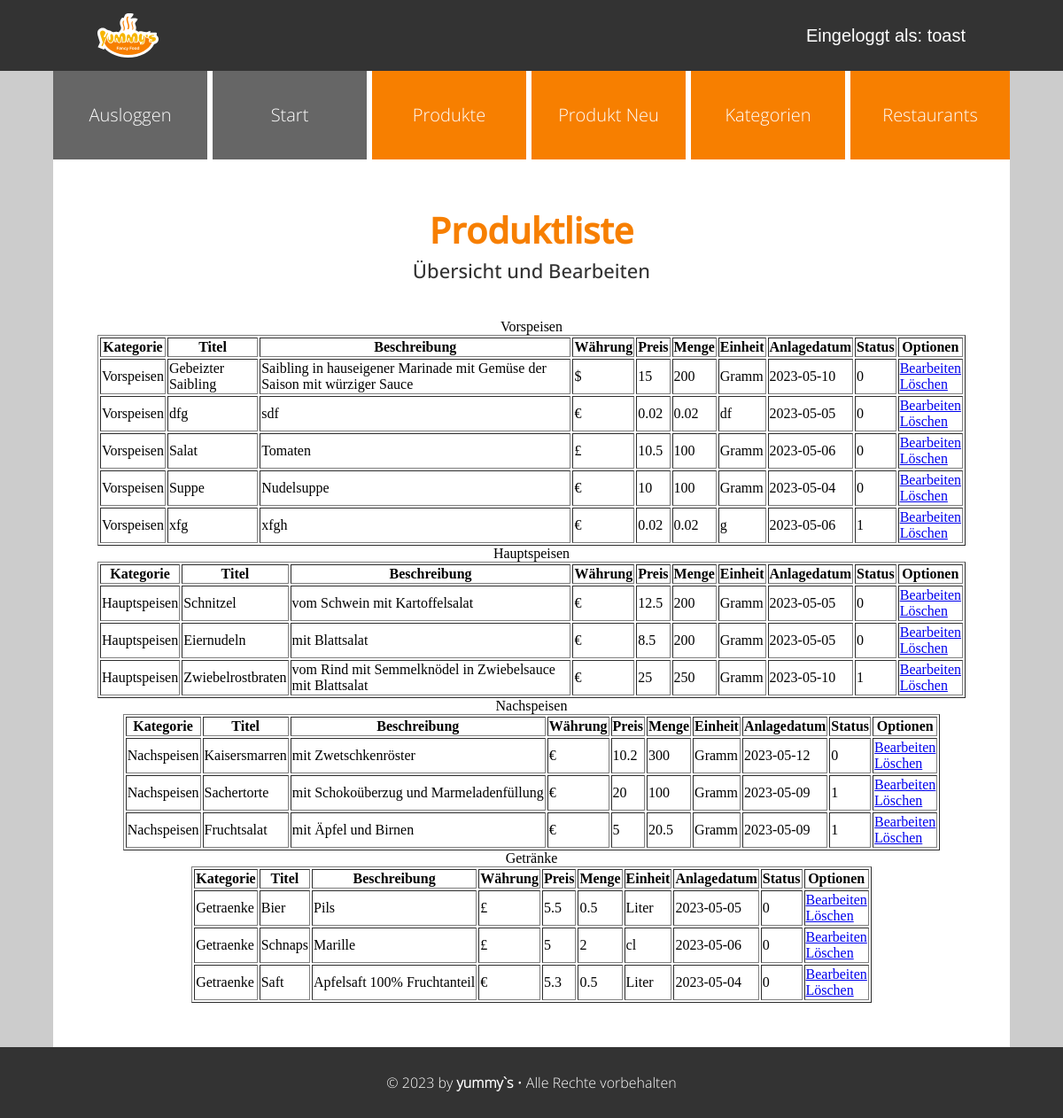
Page /admin/produkt_liste.php (signed in) on the earlier database version.
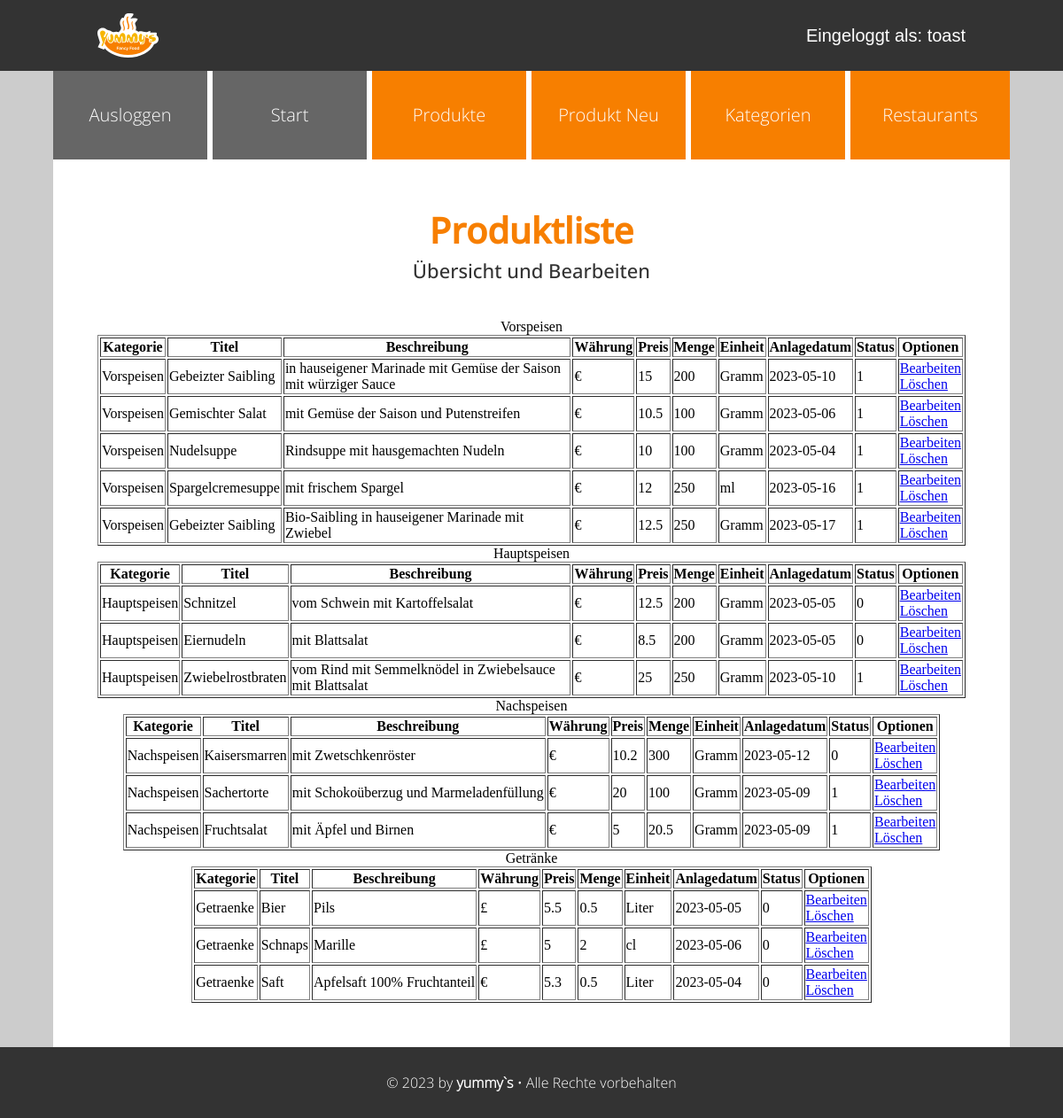
Same page on the later database version.
### tables this page shows
CREATE TABLE `produkte` (
  `id` int(10) UNSIGNED NOT NULL,
  `titel` varchar(200) NOT NULL,
  `beschreibung` text NOT NULL,
  `waehrung` varchar(10) NOT NULL,
  `preis` float UNSIGNED NOT NULL,
  `menge` float UNSIGNED NOT NULL,
  `einheit` varchar(50) NOT NULL,
  `anlagedatum` date NOT NULL,
  `aktiv` tinyint(1) DEFAULT 0,
  `kategorie_id` int(10) UNSIGNED NOT NULL,
  `restaurant_id` int(10) UNSIGNED DEFAULT NULL,
  `benutzer_id` int(10) UNSIGNED DEFAULT NULL
);

CREATE TABLE `kategorien` (
  `id` int(10) UNSIGNED NOT NULL,
  `bezeichnung` varchar(200) NOT NULL
);

### admin/setup.php (called while the page is built, shortened)
<?php
spl_autoload_register(
    function (string $klasse) {
        $prefix = "WIFI\\JUMMY\\";
        $basis = __DIR__ . "/Klassen/";
        $laenge = strlen($prefix);
        $relativ = substr($klasse, $laenge);
        $datei = $basis . str_replace("\\", "/", $relativ) . ".php";
    }
);

### admin/Klassen/Mysql.php (called while the page is built, shortened)
<?php
class Mysql
{
    private static ?Mysql $instanz = null;
    public static function getInstanz(): Mysql
    {
        if (!self::$instanz) {
            self::$instanz = new Mysql();
        }
        return self::$instanz;
    }
    private \mysqli $db;
    private function verbinden(): void
    {
        $this->db = new \mysqli(MYSQL_HOST, MYSQL_USER, MYSQL_PASSWORT, MYSQL_DATENBANK);
        $this->db->set_charset("utf8");
    }
    public function escape(string $wert): string
    {
        return $this->db->real_escape_string($wert);
    }
    public function query(string $sqlBefehl): \mysqli_result|bool
    {
        $result = $this->db->query($sqlBefehl);
        return $result;
    }
}

### admin/Klassen/Speisen/Produkte.php (called while the page is built, shortened)
<?php
class Produkte
{
    public function alleProdukteVs(): array
    {
        $db = Mysql::getInstanz();
        $produkteGesamtVs = array();
        $result = $db->query("SELECT * FROM produkte WHERE kategorie_id = 1");
        while ($row = $result->fetch_assoc()) {
            $produkteGesamtVs[] = new Produkt($row);
        }
        return $produkteGesamtVs;
    }
    public function alleProdukteHs(): array
    {
        $db = Mysql::getInstanz();
        $produkteGesamtHs = array();
        $result = $db->query("SELECT * FROM produkte WHERE kategorie_id = 2");
        while ($row = $result->fetch_assoc()) {
            $produkteGesamtHs[] = new Produkt($row);
        }
        return $produkteGesamtHs;
    }
    public function alleProdukteNs(): array
    {
        $db = Mysql::getInstanz();
        $produkteGesamtNs = array();
        $result = $db->query("SELECT * FROM produkte WHERE kategorie_id = 3");
        while ($row = $result->fetch_assoc()) {
            $produkteGesamtNs[] = new Produkt($row);
        }
        return $produkteGesamtNs;
    }
    public function alleProdukteGe(): array
    {
        $db = Mysql::getInstanz();
        $produkteGesamtGe = array();
        $result = $db->query("SELECT * FROM produkte WHERE kategorie_id = 4");
        while ($row = $result->fetch_assoc()) {
            $produkteGesamtGe[] = new Produkt($row);
        }
        return $produkteGesamtGe;
    }
}

### admin/Klassen/Speisen/DbRow/DbRowAbstract.php (called while the page is built, shortened)
<?php
abstract class DbRowAbstract
{
    protected string $tabelle;
    private array $daten = array();
    public function __construct(int|array $idOderDaten)
    {
        if (is_int($idOderDaten)) {
            $db = Mysql::getInstanz();
            $sqlId = $db->escape($idOderDaten);
            $result = $db->query("SELECT * FROM {$this->tabelle} WHERE id = '{$sqlId}'");
            $this->daten = $result->fetch_assoc();
        } else {
            $this->daten = $idOderDaten;
        }
    }
    public function __get(string $eigenschaft): mixed
    {
        return $this->daten[$eigenschaft];
    }
}

### admin/Klassen/Speisen/DbRow/Produkt.php (called while the page is built, shortened)
<?php
class Produkt extends DbRowAbstract
{
    public function kategorie(): Kategorie
    {
        return new Kategorie($this->kategorie_id);
    }
}

### admin/produkt_liste.php (the view, shortened to what this page needs)
<?php
include "setup.php";
include "kopf.php";
?>
<div id="admin-toptext">
    <h2 id="admin-headline">Produktliste</h2>
    <aside id="admin-subline">Übersicht und Bearbeiten</aside>
</div>
<?php
echo "Vorspeisen";
echo "<br>";
echo "<table border='1'>";
echo "<thead>";
echo "<th>Kategorie</th>";
echo "<th>Titel</th>";
echo "<th>Beschreibung</th>";
echo "<th>Währung</th>";
echo "<th>Preis</th>";
echo "<th>Menge</th>";
echo "<th>Einheit</th>";
echo "<th>Anlagedatum</th>";
echo "<th>Status</th>";
echo "<th>Optionen</th>";
echo "</thead>";
echo "<tbody>";
$produkteVs = new Produkte();
$alleProdukteVs = $produkteVs->alleProdukteVs();
foreach ($alleProdukteVs as $vorspeise) {
    echo "<tr>";
    echo "<td>" . $vorspeise->kategorie()->bezeichnung . "</td>";
    echo "<td>" . $vorspeise->titel . "</td>";
    echo "<td>" . $vorspeise->beschreibung . "</td>";
    echo "<td>" . $vorspeise->waehrung . "</td>";
    echo "<td>" . $vorspeise->preis . "</td>";
    echo "<td>" . $vorspeise->menge . "</td>";
    echo "<td>" . $vorspeise->einheit . "</td>";
    echo "<td>" . $vorspeise->anlagedatum . "</td>";
    echo "<td>" . $vorspeise->aktiv . "</td>";
    echo "<td>" . "<a href='produkt_bearbeiten.php?id={$vorspeise->id}'>Bearbeiten</a>" . "<br>"
        . "<a href='produkt_loeschen.php?id={$vorspeise->id}'>Löschen</a>" . "</td>";
    echo "</tr>";
}
echo "</tbody>";
echo "</table>";
echo "Hauptspeisen";
echo "<br>";
echo "<table border='1'>";
echo "<thead>";
echo "<th>Kategorie</th>";
echo "<th>Titel</th>";
echo "<th>Beschreibung</th>";
echo "<th>Währung</th>";
echo "<th>Preis</th>";
echo "<th>Menge</th>";
echo "<th>Einheit</th>";
echo "<th>Anlagedatum</th>";
echo "<th>Status</th>";
echo "<th>Optionen</th>";
echo "</thead>";
echo "<tbody>";
$produkteHs = new Produkte();
$alleProdukteHs = $produkteHs->alleProdukteHs();
foreach ($alleProdukteHs as $hauptspeise) {
    echo "<tr>";
    echo "<td>" . $hauptspeise->kategorie()->bezeichnung . "</td>";
    echo "<td>" . $hauptspeise->titel . "</td>";
    echo "<td>" . $hauptspeise->beschreibung . "</td>";
    echo "<td>" . $hauptspeise->waehrung . "</td>";
    echo "<td>" . $hauptspeise->preis . "</td>";
    echo "<td>" . $hauptspeise->menge . "</td>";
    echo "<td>" . $hauptspeise->einheit . "</td>";
    echo "<td>" . $hauptspeise->anlagedatum . "</td>";
    echo "<td>" . $hauptspeise->aktiv . "</td>";
    echo "<td>" . "<a href='produkt_bearbeiten.php?id={$hauptspeise->id}'>Bearbeiten</a>" . "<br>"
        . "<a href='produkt_loeschen.php?id={$hauptspeise->id}'>Löschen</a>" . "</td>";
    echo "</tr>";
}
echo "</tbody>";
echo "</table>";
echo "Nachspeisen";
echo "<br>";
echo "<table border='1'>";
echo "<thead>";
echo "<th>Kategorie</th>";
echo "<th>Titel</th>";
echo "<th>Beschreibung</th>";
echo "<th>Währung</th>";
echo "<th>Preis</th>";
echo "<th>Menge</th>";
echo "<th>Einheit</th>";
echo "<th>Anlagedatum</th>";
echo "<th>Status</th>";
echo "<th>Optionen</th>";
echo "</thead>";
echo "<tbody>";
$produkteNs = new Produkte();
$alleProdukteNs = $produkteNs->alleProdukteNs();
foreach ($alleProdukteNs as $nachtspeise) {
    echo "<tr>";
    echo "<td>" . $nachtspeise->kategorie()->bezeichnung . "</td>";
    echo "<td>" . $nachtspeise->titel . "</td>";
    echo "<td>" . $nachtspeise->beschreibung . "</td>";
    echo "<td>" . $nachtspeise->waehrung . "</td>";
    echo "<td>" . $nachtspeise->preis . "</td>";
    echo "<td>" . $nachtspeise->menge . "</td>";
    echo "<td>" . $nachtspeise->einheit . "</td>";
    echo "<td>" . $nachtspeise->anlagedatum . "</td>";
    echo "<td>" . $nachtspeise->aktiv . "</td>";
    echo "<td>" . "<a href='produkt_bearbeiten.php?id={$nachtspeise->id}'>Bearbeiten</a>" . "<br>"
        . "<a href='produkt_loeschen.php?id={$nachtspeise->id}'>Löschen</a>" . "</td>";
    echo "</tr>";
}
echo "</tbody>";
echo "</table>";
echo "Getränke";
echo "<br>";
echo "<table border='1'>";
echo "<thead>";
echo "<th>Kategorie</th>";
echo "<th>Titel</th>";
echo "<th>Beschreibung</th>";
echo "<th>Währung</th>";
echo "<th>Preis</th>";
echo "<th>Menge</th>";
echo "<th>Einheit</th>";
echo "<th>Anlagedatum</th>";
echo "<th>Status</th>";
echo "<th>Optionen</th>";
echo "</thead>";
echo "<tbody>";
$alleProdukteGe = $produkteNs->alleProdukteGe();
foreach ($alleProdukteGe as $getraenk) {
    echo "<tr>";
    echo "<td>" . $getraenk->kategorie()->bezeichnung . "</td>";
    echo "<td>" . $getraenk->titel . "</td>";
    echo "<td>" . $getraenk->beschreibung . "</td>";
    echo "<td>" . $getraenk->waehrung . "</td>";
    echo "<td>" . $getraenk->preis . "</td>";
    echo "<td>" . $getraenk->menge . "</td>";
    echo "<td>" . $getraenk->einheit . "</td>";
    echo "<td>" . $getraenk->anlagedatum . "</td>";
    echo "<td>" . $getraenk->aktiv . "</td>";
    echo "<td>" . "<a href='produkt_bearbeiten.php?id={$getraenk->id}'>Bearbeiten</a>" . "<br>"
        . "<a href='produkt_loeschen.php?id={$getraenk->id}'>Löschen</a>" . "</td>";
    echo "</tr>";
}
echo "</tbody>";
echo "</table>";
include "fuss.php";

### admin/kopf.php (shortened to what this page needs)
<!DOCTYPE html>
<html lang="de">
<head>
    <link rel="stylesheet" href="../css/admin-base.css">
    <link rel="stylesheet" href="../css/admin.css">
</head>
<body>
    <header>
        <div id="admin-header">
            <div class="admin-header-container">
                <img src="../img/yummy_rz.svg" alt="logo-yummys" id="yummy-logo-src">
                <p id="login-info-text"><?php echo "Eingeloggt als: " . $_SESSION["benutzername"]; ?></p>
            </div>
        </div>
    </header>
    <div class="admin-main-wrapper">
        <nav class="top-nav" id="top-nav">
            <ul id="top-nav-ul">
                <li> <a class="base-li-a" href="logout.php">Ausloggen</a> </li>
                <li> <a class="base-li-a" href="index.php">Start</a> </li>
                <li> <a class="main-li-a" href="produkt_liste.php">Produkte</a> </li>
                <li> <a class="main-li-a" href="produkt_neu.php">Produkt Neu</a> </li>
                <li> <a class="main-li-a" href="">Kategorien</a> </li>
                <li> <a class="main-li-a" href="">Restaurants</a> </li>
            </ul>
        </nav>
        <main>
            <div class="admin-inner-wrapper">

### admin/fuss.php (shortened to what this page needs)
</div>
</main>
</div>
<footer>
    <div id="admin-footer-end">
        <aside id="admin-footer-end-text">&copy; 2023 by <a href="#"><b>yummy`s</b></a> &bull; Alle Rechte
            vorbehalten</aside>
    </div>
</footer>
</body>
</html>

### css/admin.css (style rules this page uses)
:root { --white: #fff; --black: #000; --grey-extra-light: #f5f5f5; --grey-light: #ccc; --grey-medium: #7f7f7f; --grey-dark: #666; --grey-slate: #708090; --grey-extra-dark: #333; --soft-blue-light: #a8dadc; --soft-blue: #457b9d; --soft-blue-dark: #334a6b; --soft-blue-extra-dark: #1d3557; --soft-green-extra-light: #cbddab; --soft-green-light: #a3b18a; --soft-green: #588157; --soft-green-dark: #3a5a40; --soft-green-extra-dark: #344e41; --soft-red: #d62828; --soft-red-dark: #c1121f; --soft-red-extra-dark: #780000; --soft-orange-extra-light: #fee8bd; --soft-orange-light: #fcbf49; --soft-orange: #F77F00; --soft-orange-dark: #944d00; --soft-yellow-light: #ffdd00; --soft-yellow: #ffc300; --soft-beige: #EAE2B7; }
html, body { margin: 0; padding: 0; font-size: 100%; background-color: var(--grey-light); }
* { box-sizing: border-box; }

Differences in the rows shown:
removed produkte: kategorie.bezeichnung "Vorspeisen", titel "dfg", beschreibung "sdf", waehrung "€", preis "0.02", menge "0.02", einheit "df", anlagedatum "2023-05-05", aktiv "0", shown under "Produktliste"
removed produkte: kategorie.bezeichnung "Vorspeisen", titel "xfg", beschreibung "xfgh", waehrung "€", preis "0.02", menge "0.02", einheit "g", anlagedatum "2023-05-06", aktiv "1", shown under "Produktliste"
changed produkte: beschreibung "Saibling in hauseigener Marinade mit Gemüse der Saison mit würziger Sauce" → "in hauseigener Marinade mit Gemüse der Saison mit würziger Sauce"; waehrung "$" → "€"; aktiv "0" → "1"
changed produkte: titel "Salat" → "Gemischter Salat"; beschreibung "Tomaten" → "mit Gemüse der Saison und Putenstreifen"; waehrung "£" → "€"; aktiv "0" → "1"
changed produkte "Nudelsuppe": titel "Suppe" → "Nudelsuppe"; beschreibung "Nudelsuppe" → "Rindsuppe mit hausgemachten Nudeln"; aktiv "0" → "1"
added produkte: kategorie.bezeichnung "Vorspeisen", titel "Spargelcremesuppe", beschreibung "mit frischem Spargel", waehrung "€", preis "12", menge "250", einheit "ml", anlagedatum "2023-05-16", aktiv "1", shown under "Produktliste"
added produkte: kategorie.bezeichnung "Vorspeisen", titel "Gebeizter Saibling", beschreibung "Bio-Saibling in hauseigener Marinade mit Zwiebel", waehrung "€", preis "12.5", menge "250", einheit "Gramm", anlagedatum "2023-05-17", aktiv "1", shown under "Produktliste"
